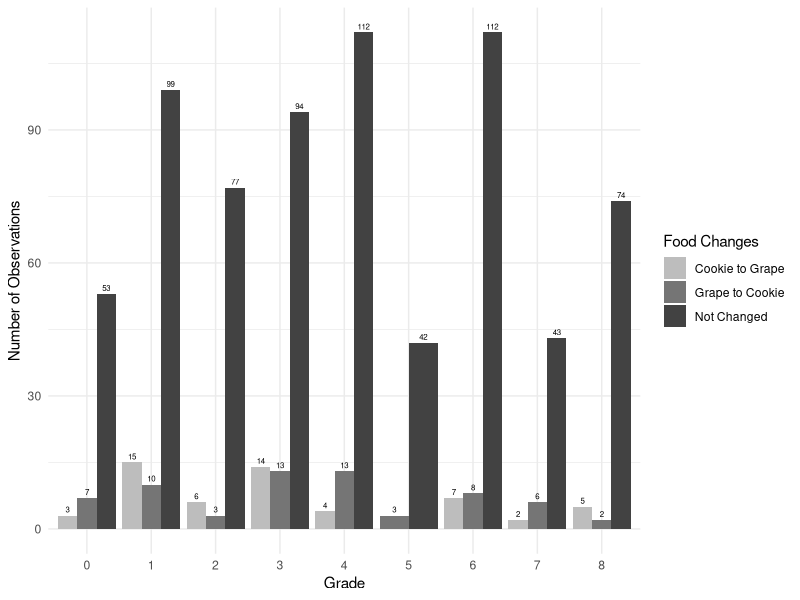
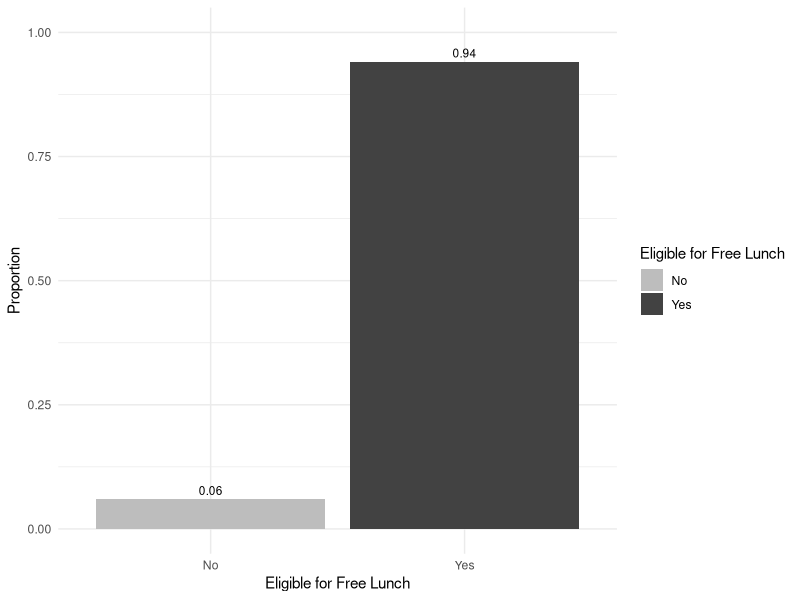
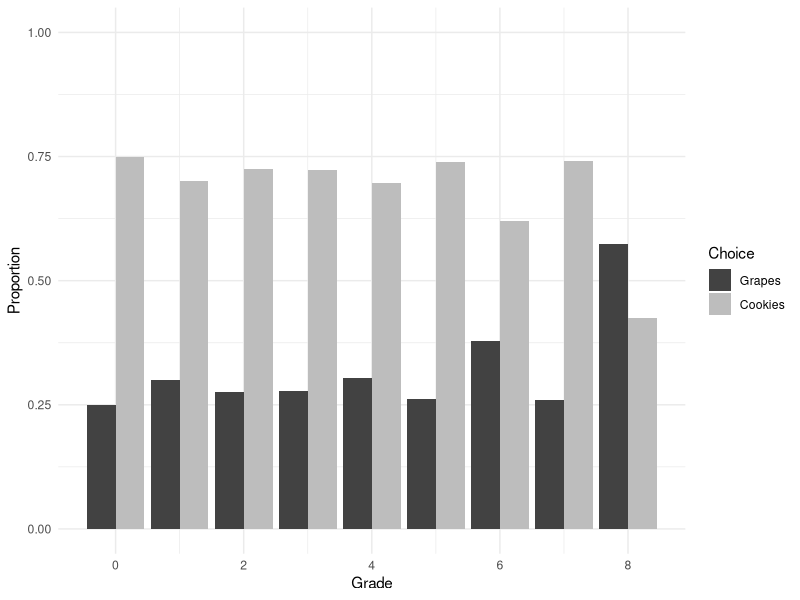
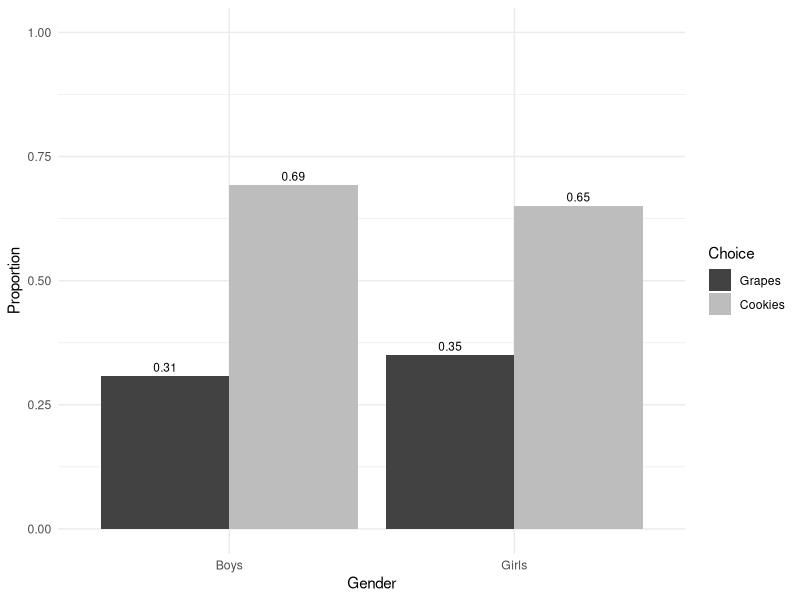
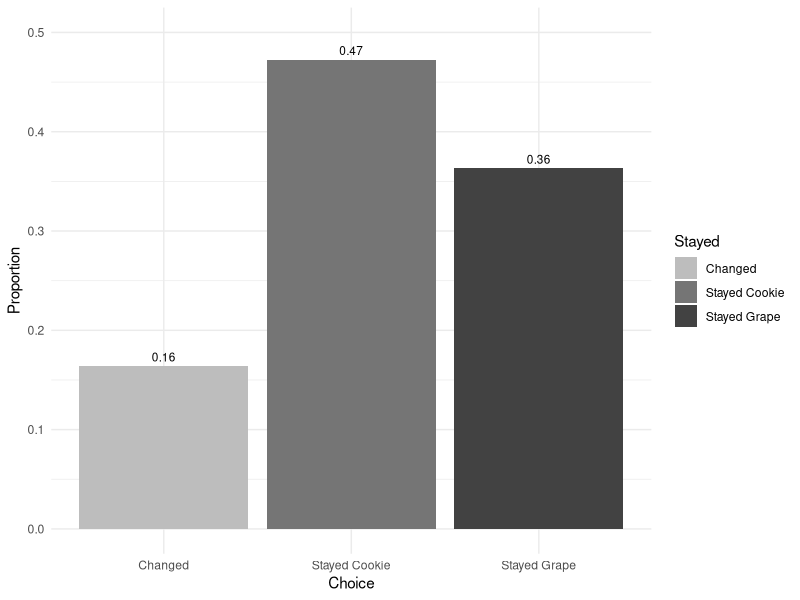
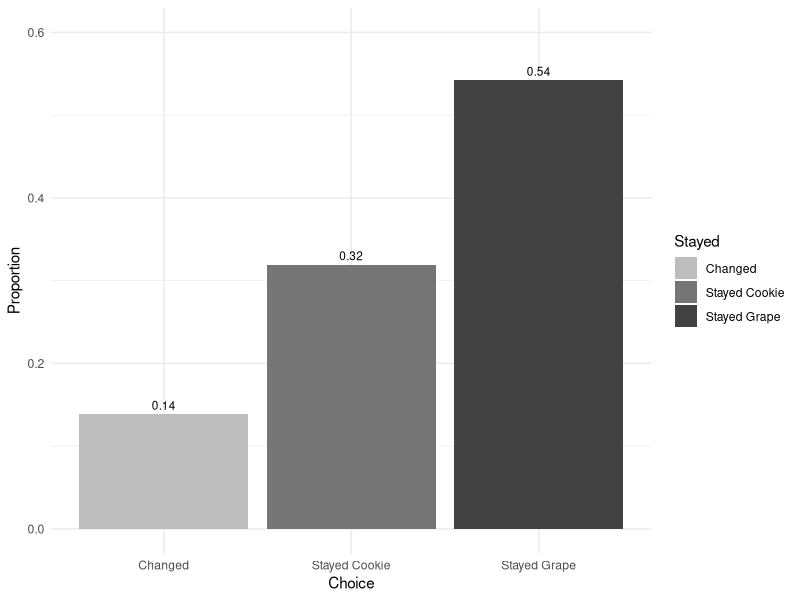

These figures' R source, in order:
## ---- chunk 1
#| echo: false
#| include: false
#| warning: false
#| message: false

library(tidyverse)
library(knitr)
library(kableExtra)
library(ggplot2)
library(dplyr)
## ---- chunk 2
#| echo: false
#| include: true
#| warning: false
#| label: tbl-table1
#| tbl-cap: "Summary statistics for the four different public observation: 0% of the card deck is incentivized, 50% of the card deck is incentivized where the student is not incentivized, 50% of the card deck is incentivized where the student is incentivized, and 100% of the card deck is incentivized"


sum_table_wide <-
  read_csv(
    file = "../data/sum_table_wide.csv",
    show_col_types = FALSE
  )

sum_table_final <-
    sum_table_wide |>
      as_tibble() |>
      mutate(state = rownames(sum_table_wide)) |>
      select(Group, Observations, table_size, male, grade, black, hispanic, free)

sum_table_final |>
  kable(
    col.names = c('Group', 'Observations', 'Table Size', 'Percent of boys', 'Grade', 'Black', 'Hispanic', 'Free Lunch'),
    digits = 3
  )

## ---- chunk 3
#| echo: false
#| warning: false
#| label: fig-foodChoices
#| fig-cap: "Students food choices from stage G1 to G2 comparing grape to cookie, cookie to grape, or no change."
#| fig.pos: "H"

food_choices <-
  read_csv(
    file = "../data/food_choices.csv",
    show_col_types = FALSE
  )

# Create a bar plot
ggplot(food_choices, aes(x = as.factor(grade), fill = Switched)) +
  geom_bar(position = "dodge") +
  geom_text(
    aes(label = after_stat(count)),
    stat = "count",
    position = position_dodge(width = 0.9),
    vjust = -0.5, # Adjust the vertical position of the labels
    color = "black",
    size = 2
  ) +
  labs(x = "Grade",
       y = "Number of Observations",
       fill = "Food Changes") +
  scale_fill_manual(values = c("Cookie to Grape" = '#BDBDBD',"Grape to Cookie" = '#757575', "Not Changed" = '#424242')) +
  scale_x_discrete(breaks = as.character(0:8)) +
  theme_minimal()

## ---- chunk 4
#| echo: false
#| include: true
#| warning: false
#| label: fig-lunchStatus
#| fig-cap: "Comparing incentivized students choosing grapes if they are eligible or not eligable for the free lunch program"
#| fig.pos: "H"

# Filter data for incentivized students whose grape2 choice was 1
incentivized_grapes <- food_choices |>
  filter(incentive == 1 & grape2 == 1)

# Calculate proportions
proportions <- incentivized_grapes |>
  group_by(free) |>
  summarise(Proportion = n() / nrow(incentivized_grapes))

# Create the bar graph
ggplot(proportions, aes(x = factor(free), y = Proportion, fill = factor(free))) +
  geom_bar(stat = "identity") +
  geom_text(aes(label = round(Proportion, 2)), 
            position = position_dodge(width = 0.9), 
            vjust = -0.5, # Adjust the vertical position of the labels
            color = "black",
            size = 3) +
  labs(x = "Eligible for Free Lunch",
       y = "Proportion",
       fill = "Eligible for Free Lunch") +
  scale_fill_manual(values = c('#BDBDBD', '#424242'), labels = c("No", "Yes")) +
  scale_x_discrete(labels = c("0" = "No", "1" = "Yes")) +  # Adjust x-axis labels  
  scale_y_continuous(limits = c(0, 1)) +  # Set y-axis limits  
  theme_minimal()

## ---- chunk 5
#| echo: false
#| include: true
#| warning: false
#| label: fig-grade
#| fig-cap: "Comparing incentivized students choosing grapes or cookies by the students grade"
#| fig.pos: "H"

# Filter data for incentivized students
incentivized_students <- food_choices |>
  filter(incentive == 1)

# Calculate proportions of students choosing grapes and cookies for each grade
proportions <- incentivized_students |>
  group_by(grade) |>
  summarise(
    grapes_proportion = mean(grape2 == 1),
    cookies_proportion = mean(grape2 == 0)
  )

# Reshape the data from wide to long format for plotting
proportions_long <- proportions |>
  tidyr::pivot_longer(cols = c(grapes_proportion, cookies_proportion),
                      names_to = "choice",
                      values_to = "proportion")

# Create the bar chart
ggplot(proportions_long, aes(x = grade, y = proportion, fill = choice)) +
  geom_bar(stat = "identity", position = "dodge") +
  labs(x = "Grade",
       y = "Proportion",
       fill = "Choice") +
  scale_fill_manual(values = c("grapes_proportion" = '#BDBDBD', "cookies_proportion" = '#424242'),
                    labels = c("Grapes", "Cookies")) +
  ylim(0,1) +
  theme_minimal()

## ---- chunk 6
#| echo: false
#| include: true
#| warning: false
#| label: fig-gender
#| fig-cap: "Comparing incentivized students choosing grapes or cookies by the students gender"
#| fig.pos: "H"

# Filter data for incentivized students
incentivized_students <- food_choices |>
  filter(incentive == 1)

# Calculate proportions of students choosing grapes and cookies for each gender
proportions <- incentivized_students |>
  group_by(male) |>
  summarise(
    grapes_proportion = mean(grape2 == 1),
    cookies_proportion = mean(grape2 == 0)
  )

# Normalize proportions to ensure they sum up to 1 for each gender
proportions <- proportions |>
  mutate(
    total_proportion = grapes_proportion + cookies_proportion,
    grapes_proportion = grapes_proportion / total_proportion,
    cookies_proportion = cookies_proportion / total_proportion
  )

# Reshape the data from wide to long format for plotting
proportions_long <- proportions |>
  tidyr::pivot_longer(cols = c(grapes_proportion, cookies_proportion),
                      names_to = "choice",
                      values_to = "proportion")

# Rename gender values for better visualization
proportions_long$male <- ifelse(proportions_long$male == 1, "Boys", "Girls")

# Create the bar graph
ggplot(proportions_long, aes(x = male, y = proportion, fill = choice)) +
  geom_bar(stat = "identity", position = "dodge") +
  geom_text(aes(label = round(proportion, 2)), # Display proportion rounded to 2 decimal places
            position = position_dodge(width = 0.9), 
            vjust = -0.5, # Adjust the vertical position of the labels
            color = "black",
            size = 3) +
  labs(x = "Gender",
       y = "Proportion",
       fill = "Choice") +
  scale_fill_manual(values = c("grapes_proportion" = '#BDBDBD', "cookies_proportion" = '#424242'),
                    labels = c("Grapes", "Cookies")) +
  ylim(0,1) +
  theme_minimal()

## ---- chunk 7
#| echo: false
#| include: true
#| warning: false
#| label: fig-publicNoIncentive
#| fig-cap: "Comparing the proportion of students in the public group who recieved no incentive and whether or not they stayed with their initil choice of cookie or grape or if they switched."
#| fig.pos: "H"

public_incentives <- food_choices|>
  filter(table_incentive_pr == 0)

num_samples <- length(public_incentives$Stayed)

public_incentives <- public_incentives|>
  group_by(Stayed)|>
  summarise(prop = length(Stayed)/num_samples)

# Create the bar graph
ggplot(public_incentives, aes(x = Stayed, y = prop, fill = Stayed)) +
  geom_col() +
  geom_text(aes(label = round(prop, 2)), 
            position = position_dodge(width = 0.9), 
            vjust = -0.5, # Adjust the vertical position of the labels
            color = "black",
            size = 3) +
  labs(x = "Choice",
       y = "Proportion") +
  scale_fill_manual(values = c("Changed" = '#BDBDBD', "Stayed Cookie" = '#757575', "Stayed Grape" = '#424242')) +
  ylim(0,0.5) +
  theme_minimal()

## ---- chunk 8
#| echo: false
#| include: true
#| warning: false
#| label: fig-publicIncentive
#| fig-cap: "Comparing the proportion of students in the public group who recieved an incentive and whether or not they stayed with their initil choice of cookie or grape or if they switched."
#| fig.pos: "H"

public_no_incentives <- food_choices|>
  filter(table_incentive_pr == 1)

num_samples <- length(public_no_incentives$Stayed)

public_no_incentives <- public_no_incentives|>
  group_by(Stayed)|>
  summarise(prop = length(Stayed)/num_samples)

# Create the bar graph
ggplot(public_no_incentives, aes(x = Stayed, y = prop, fill = Stayed)) +
  geom_col() +
    geom_text(aes(label = round(prop, 2)), 
            position = position_dodge(width = 0.9), 
            vjust = -0.5, # Adjust the vertical position of the labels
            color = "black",
            size = 3) +
  labs(x = "Choice",
       y = "Proportion") +
  scale_fill_manual(values = c("Changed" = '#BDBDBD', "Stayed Cookie" = '#757575', "Stayed Grape" = '#424242')) +
  ylim(0,0.6) +
  theme_minimal()
